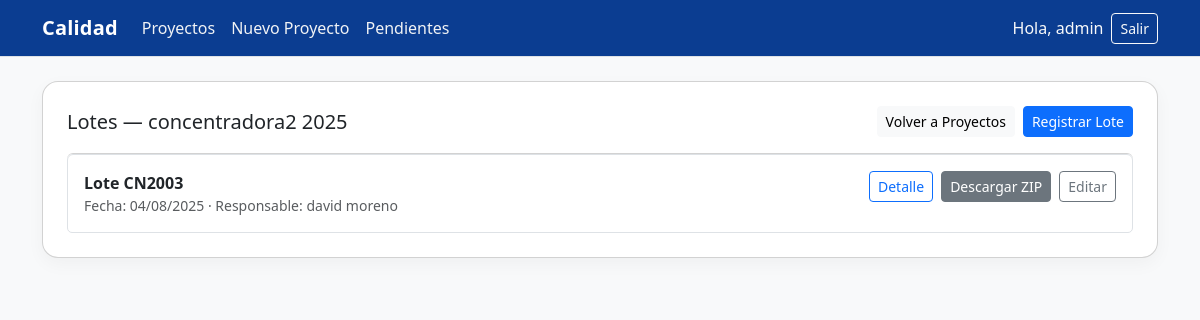
Page /proyectos/3/lotes/ (signed in) on the committed database.
### calidad_app/models.py (models this page shows, shortened)
class CustomUser(AbstractUser):
    pass

class Proyecto(models.Model):
    nombre = models.CharField(max_length=200)
    cliente = models.CharField(max_length=200, blank=True, null=True)
    piezas_totales = models.PositiveIntegerField(default=0, validators=[MinValueValidator(0)])
    activo = models.BooleanField(default=True)
    creado = models.DateTimeField(auto_now_add=True)
    modificado = models.DateTimeField(auto_now=True)
    class Meta:
        ordering = ["-creado", "nombre"]
        verbose_name = "Proyecto"
        verbose_name_plural = "Proyectos"

class Lote(models.Model):
    proyecto = models.ForeignKey(Proyecto, on_delete=models.PROTECT, related_name="lotes")
    id_lote = models.CharField(max_length=20, unique=True, help_text="Ejemplo: 00001")
    fecha = models.DateField(default=timezone.localdate)
    numero_partes = models.PositiveIntegerField(default=0, validators=[MinValueValidator(0)])
    subido_por = models.ForeignKey(
        settings.AUTH_USER_MODEL, null=True, blank=True,
        on_delete=models.SET_NULL, related_name="lotes_subidos"
    )
    analisis_espectrometrico = models.FileField(upload_to=lot_upload_path, blank=True, null=True)
    tolerancia_geometrica   = models.FileField(upload_to=lot_upload_path, blank=True, null=True)
    pruebas_mecanicas       = models.FileField(upload_to=lot_upload_path, blank=True, null=True, help_text="Documento único con dureza y tensión")
    evidencia_fotografica   = models.FileField(upload_to=lot_upload_path, blank=True, null=True)
    plano_original          = models.FileField(upload_to=lot_upload_path, blank=True, null=True)
    creado = models.DateTimeField(auto_now_add=True)
    modificado = models.DateTimeField(auto_now=True)
    class Meta:
        ordering = ["-fecha", "id_lote"]
        verbose_name = "Lote"
        verbose_name_plural = "Lotes"
    FILE_FIELDS = [
        "analisis_espectrometrico",
        "tolerancia_geometrica",
        "pruebas_mecanicas",
        "evidencia_fotografica",
        "plano_original",
    ]
    REQUIRED_FILE_FIELDS = FILE_FIELDS  # ajusta si no todos son obligatorios

### calidad_app/views.py (the view)
# urls.py: path('proyectos/<int:proyecto_id>/lotes/', views.lotes_por_proyecto, name='lotes_por_proyecto'),
@login_required
def lotes_por_proyecto(request, proyecto_id):
    proyecto = get_object_or_404(Proyecto, id=proyecto_id)
    lotes = Lote.objects.filter(proyecto=proyecto).order_by('-fecha', 'id_lote')
    return render(request, 'lotes_por_proyecto.html', {'proyecto': proyecto, 'lotes': lotes})

### calidad_app/templates/lotes_por_proyecto.html (shortened to what this page needs)
{% extends 'base.html' %}
{% block content %}
<div class="card p-4">
  <div class="d-flex justify-content-between align-items-center mb-3">
    <h1 class="h5 mb-0">Lotes — {{ proyecto.nombre }}</h1>
    <div class="d-flex gap-2">
      <a href="{% url 'ver_proyectos' %}" class="btn btn-light btn-sm">Volver a Proyectos</a>
      {% if perms.calidad_app.add_lote %}
        <a href="{% url 'registrar_lote' proyecto.id %}" class="btn btn-primary btn-sm">Registrar Lote</a>
      {% endif %}
    </div>
  </div>
  {% if lotes %}
    <div class="list-group">
      {% for lote in lotes %}
        <div class="list-group-item py-3">
          <div class="d-flex justify-content-between align-items-start flex-wrap">
            <div class="me-3">
              <div class="fw-semibold">Lote {{ lote.id_lote }}</div>
              <div class="text-muted small">
                Fecha: {{ lote.fecha|date:"d/m/Y" }} · Responsable:
                {% if lote.subido_por %}
                  {{ lote.subido_por.get_full_name|default:lote.subido_por.username }}
                {% else %}
                  —
                {% endif %}
              </div>
            </div>
            <div class="mt-2 mt-sm-0 d-flex gap-2">
              <a href="{% url 'detalle_lote' lote.id %}" class="btn btn-outline-primary btn-sm">Detalle</a>
              <a href="{% url 'descargar_zip' lote.id %}" class="btn btn-secondary btn-sm">Descargar ZIP</a>
              {% if request.user.is_staff or request.user.is_superuser %}
                <a href="{% url 'editar_lote' lote.id %}" class="btn btn-outline-secondary btn-sm">Editar</a>
              {% endif %}
            </div>
          </div>
        </div>
      {% endfor %}
    </div>
  {% endif %}
</div>
{% endblock %}

### calidad_app/templates/base.html (shortened to what this page needs)
{% load static %}
<!doctype html>
<html lang="es">
<head>
  <link href="https://cdn.jsdelivr.net/npm/bootstrap@5.3.3/dist/css/bootstrap.min.css" rel="stylesheet">
</head>
<body class="bg-light">
<nav class="navbar navbar-expand-lg navbar-dark border-bottom sticky-top">
  <div class="container">
    <a class="navbar-brand" href="{% url 'ver_proyectos' %}">Calidad</a>
    <div id="mainNav" class="collapse navbar-collapse">
      <ul class="navbar-nav me-auto">
        <li class="nav-item"><a class="nav-link" href="{% url 'ver_proyectos' %}">Proyectos</a></li>
        <li class="nav-item"><a class="nav-link" href="{% url 'crear_proyecto' %}">Nuevo Proyecto</a></li>
        {% if request.user.is_staff or request.user.is_superuser %}
<li class="nav-item"><a class="nav-link" href="{% url 'usuarios_pendientes' %}">Pendientes</a></li>
{% endif %}
      </ul>
      <div class="d-flex align-items-center gap-2">
        {% if request.user.is_authenticated %}
          <span class="text-light">Hola, {{ request.user.get_short_name|default:request.user.username }}</span>
          <form method="post" action="{% url 'logout' %}" class="nav-logout">
            <button class="btn btn-outline-light btn-sm" type="submit">Salir</button>
          </form>
        {% else %}
  <a class="btn btn-outline-light btn-sm" href="{% url 'login' %}">Entrar</a>
  <a class="btn btn-light btn-sm" href="{% url 'registro_usuario' %}">Solicitar acceso</a>
{% endif %}
      </div>
    </div>
  </div>
</nav>
<main class="container py-4">
  {% block content %}{% endblock %}
</main>
</body>
</html>

### calidad_app/templates/base.html (style rules this page uses)
:root { --brand-navy: #0b3d91; --brand-bg: #f4f6fb; --bs-primary: var(--brand-navy); --bs-primary-rgb: 11, 61, 145; }
body { background-color: var(--brand-bg); }
.navbar { background-color: var(--brand-navy) !important; }
.navbar-brand { font-weight: 600; letter-spacing: .2px; color: #fff !important; }
.navbar .nav-link { color: #f1f3f5 !important; }
.card { border-radius: 1rem; box-shadow: 0 6px 18px rgba(0,0,0,.04); }
form.nav-logout { margin: 0; }

### rows in the picture
CustomUser: user.get_short_name "admin"
Proyecto: nombre "concentradora2 2025"
Lote: id_lote "CN2003", fecha "04/08/2025", subido_por.get_full_name "david moreno"
